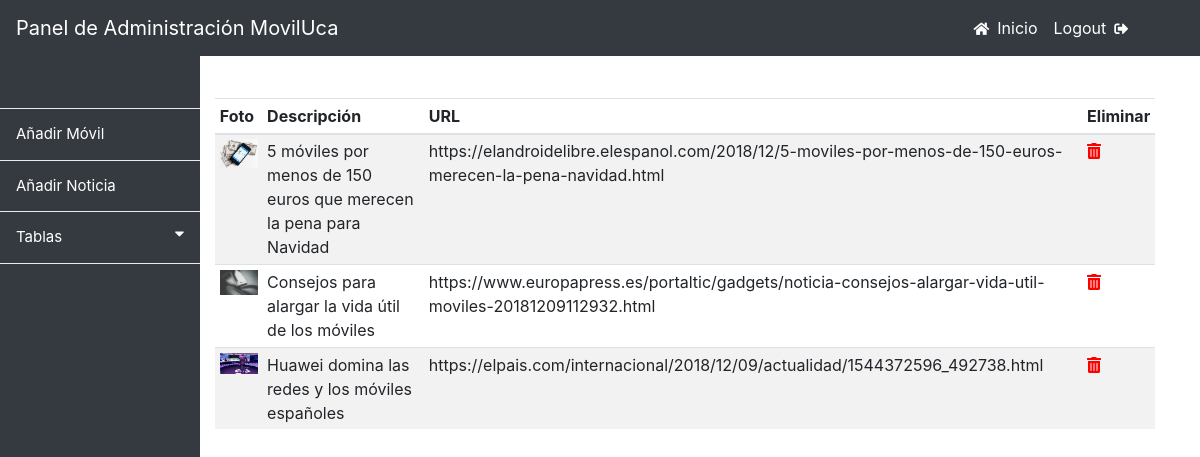
Page /index.php/admin/noticias on the committed database.
### tables this page shows
CREATE TABLE IF NOT EXISTS `noticia` (
  `id` int(64) NOT NULL AUTO_INCREMENT,
  `foto` varchar(128) NOT NULL,
  `descrip` varchar(256) NOT NULL,
  `url` varchar(256) NOT NULL,
  PRIMARY KEY (`id`)
);

### application/controllers/admin.php (called while the page is built, shortened)
<?php
	class admin extends CI_Controller{
	public function __construct(){
		 $this->load->model('admin_model');
	 }
	public function noticias(){
		$datos = array('noticias' => $this->admin_model->get_noticias()
	 	);
		$this->load->view('admin_noticia_view',$datos);
	}
}
?>

### index.php (called while the page is built, shortened)
<?php
require_once BASEPATH.'core/CodeIgniter.php';

### application/models/admin_model.php (called while the page is built, shortened)
<?php
class admin_model extends CI_Model{
	 public function get_noticias(){
 	$consulta = $this->db->query('Select * from noticia group by noticia.id');
	 return $consulta->result();
	 }
}
?>

### application/views/admin_noticia_view.php (the view, shortened to what this page needs)
<!doctype html>
<html>
<head>
    <link rel="stylesheet" href="https://stackpath.bootstrapcdn.com/bootstrap/4.1.3/css/bootstrap.min.css">
	<link rel="stylesheet" href="https://use.fontawesome.com/releases/v5.5.0/css/all.css">
	<link rel="stylesheet" href="<?php echo base_url('css/admin.css')?>">
</head>
<body>
	<nav class="navbar fixed-top navbar-expand-lg navbar-dark bg-dark">
	  <a class="navbar-brand" href="<?= base_url().'admin'?>"> Panel de Administración MovilUca</a>
	  <div class="collapse navbar-collapse" id="navbarSupportedContent">
	   <ul class="navbar-nav mr-5">
	        		<li class="nav-item active">
	        <a class="nav-link" href="<?= base_url().'moviles/'?>"> <i class="fas fa-home fa-sm pr-2"></i>Inicio</a>
	      </li>
	      	<li class="nav-item active">
			         <a class="nav-link" href="<?= base_url().'logout'?>">Logout<i class="fas fa-sign-out-alt fa-sm pl-2"></i></a>
			      </li>
	  </ul>
	  </div>
</nav>
<div class="container-fluid pt-5" >
		<div class="sidenav" style="padding-top: 100px;">
			<div class="dropdown-divider"></div>
			<a href="<?= base_url().'admin/add_mov'?>">Añadir Móvil</a>
			<div class="dropdown-divider"></div>
			<a href="<?= base_url().'admin/add_not'?>">Añadir Noticia</a>
			<div class="dropdown-divider"></div>
		  <button class="dropdown-btn">Tablas
		    <i class="fa fa-caret-down"></i>
		  </button>
		  <div class="dropdown-divider"></div>
		</div>
	 <div class="row col-sm-12">
		<table class="table table-striped table-sm" style="margin-left: 200px; margin-top: 50px;">
		  <thead>
		    <tr>
		      <th scope="col">Foto</th>
		      <th scope="col">Descripción</th>
		      <th scope="col">URL</th>
		      <th scope="col">Eliminar</th>
		    </tr>
		  </thead>
		  <tbody>
		  	<?php foreach($noticias as $noticia):?>
		    <tr>
		      <td><img src="<?php echo base_url('images/'.$noticia->foto.'')?>" class="img-fluid" alt="Responsive image"height="auto" width="60px" align="left"></td>
		      <td><?= $noticia->descrip;?></td>
		      <td><?= $noticia->url;?></td>
		      <td><a href="<?= base_url().'admin/del_noticia/'.$noticia->id?>"
    				onclick="return confirm('¿Estas seguro?');"><i class="fas fa-trash-alt" style="color:red;"></i><a></td>
		    </tr>
		    <?php endforeach; ?>
		  </tbody>
		</table>
	</div>
</div>
</body>
</html>

### css/admin.css (style rules this page uses)
.sidenav { height: 100%; width: 200px; position: fixed; z-index: 1; top: 0; left: 0; background-color: #343a40; overflow-x: hidden; padding-top: 20px; }
.sidenav a, .dropdown-btn { padding: 6px 8px 6px 16px; text-decoration: none; font-size: 15px; color: white; display: block; border: none; background: none; width:100%; text-align: left; cursor: pointer; outline: none; }
.fa-caret-down { float: right; padding-right: 8px; }

### application/views/admin_noticia_view.php (style rules this page uses)
body { background-color: white; }

### rows in the picture
noticia: foto (picture), descrip "5 móviles por menos de 150 euros que merecen la pena para Navidad", url "https://elandroidelibre.elespanol.com/2018/12/5-moviles-por-menos-de-150-euros-merecen-la-pena-navidad.html"
noticia: foto (picture), descrip "Consejos para alargar la vida útil de los móviles", url "https://www.europapress.es/portaltic/gadgets/noticia-consejos-alargar-vida-util-moviles-20181209112932.html"
noticia: foto (picture), descrip "Huawei domina las redes y los móviles españoles", url "https://elpais.com/internacional/2018/12/09/actualidad/1544372596_492738.html"
